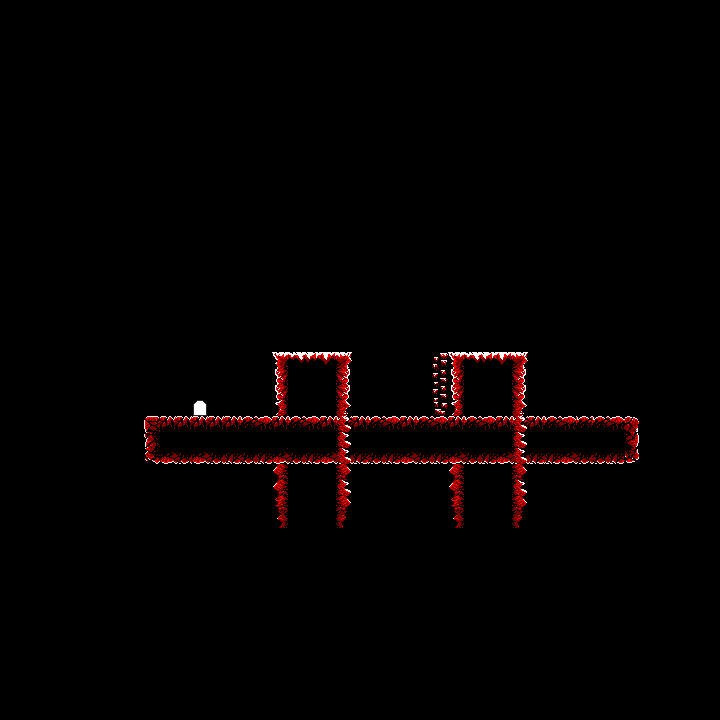

The image is a tile-based game level rendered from a .tmx file. Its description and source (layers, tilesets, objects; grid data summarised) follow:
An orthogonal 45x45 tile map with 16x16 px tiles, 5 tile layers (Floor, Top Floor, Walls, Top Walls, ...) and 38 objects (34x NPC, 2x exit, 2x entrance).

<map version="1.0" tiledversion="1.0.1" orientation="orthogonal" renderorder="right-down" width="45" height="45" tilewidth="16" tileheight="16" nextobjectid="137">
 <tileset firstgid="1" name="tiles_inner" tilewidth="16" tileheight="16" tilecount="256" columns="16">
  <image source="../../images/tiles/tiles_volcano.png" width="256" height="256" />
 </tileset>
 <objectgroup name="Objects" visible="0">
  <object id="130" name="lava 29" type="NPC" x="576" y="528" width="16" height="16" />
  <object id="127" name="lava 28" type="NPC" x="576" y="512" width="16" height="16" />
  <object id="128" name="lava 27" type="NPC" x="576" y="496" width="16" height="16" />
  <object id="131" name="lava 26" type="NPC" x="576" y="480" width="16" height="16" />
  <object id="129" name="lava 25" type="NPC" x="576" y="464" width="16" height="16" />
  <object id="132" name="lava 24" type="NPC" x="576" y="448" width="16" height="16" />
  <object id="117" name="lava 23" type="NPC" x="480" y="528" width="16" height="16" />
  <object id="120" name="lava 22" type="NPC" x="480" y="512" width="16" height="16" />
  <object id="116" name="lava 21" type="NPC" x="480" y="496" width="16" height="16" />
  <object id="124" name="lava 20" type="NPC" x="480" y="480" width="16" height="16" />
  <object id="119" name="lava 19" type="NPC" x="480" y="464" width="16" height="16" />
  <object id="122" name="lava 18" type="NPC" x="480" y="448" width="16" height="16" />
  <object id="118" name="lava 17" type="NPC" x="384" y="528" width="16" height="16" />
  <object id="126" name="lava 16" type="NPC" x="384" y="512" width="16" height="16" />
  <object id="123" name="lava 15" type="NPC" x="384" y="496" width="16" height="16" />
  <object id="125" name="lava 14" type="NPC" x="384" y="480" width="16" height="16" />
  <object id="121" name="lava 13" type="NPC" x="384" y="464" width="16" height="16" />
  <object id="115" name="lava 12" type="NPC" x="384" y="448" width="16" height="16" />
  <object id="113" name="lava 11" type="NPC" x="288" y="528" width="16" height="16" />
  <object id="46" name="lava 10" type="NPC" x="288" y="512" width="16" height="16" />
  <object id="45" name="lava 9" type="NPC" x="288" y="496" width="16" height="16" />
  <object id="44" name="lava 8" type="NPC" x="288" y="480" width="16" height="16" />
  <object id="43" name="lava 7" type="NPC" x="288" y="464" width="16" height="16" />
  <object id="42" name="lava 6" type="NPC" x="288" y="448" width="16" height="16" />
  <object id="41" name="lava 5" type="NPC" x="192" y="528" width="16" height="16" />
  <object id="40" name="lava 4" type="NPC" x="192" y="512" width="16" height="16" />
  <object id="36" name="lava 3" type="NPC" x="192" y="496" width="16" height="16" />
  <object id="37" name="lava 2" type="NPC" x="192" y="480" width="16" height="16" />
  <object id="38" name="lava 1" type="NPC" x="192" y="464" width="16" height="16" />
  <object id="39" name="lava 0" type="NPC" x="192" y="448" width="16" height="16" />
  <object id="134" name="monshou" type="NPC" x="480" y="320" width="16" height="16" />
  <object id="133" name="shrine" type="NPC" x="480" y="336" width="16" height="16" />
  <object id="136" name="chest 0" type="NPC" x="576" y="400" width="16" height="16" />
  <object id="135" name="npc 0" type="NPC" x="352" y="400" width="16" height="16" />
  <object id="29" name="x1" type="exit" x="576" y="400" width="16" height="16">
   <properties>
    <property name="nextlevel" value="worldmap.tmx" />
    <property name="nextlevelentrance" type="int" value="8" />
   </properties>
  </object>
  <object id="28" name="1" type="entrance" x="576" y="400" width="16" height="16">
   <properties>
    <property name="playerfacing" value="N" />
   </properties>
  </object>
  <object id="16" name="x0" type="exit" x="192" y="400" width="16" height="16">
   <properties>
    <property name="nextlevel" value="volcano-4.tmx" />
    <property name="nextlevelentrance" type="int" value="1" />
   </properties>
  </object>
  <object id="8" name="0" type="entrance" x="192" y="400" width="16" height="16">
   <properties>
    <property name="playerfacing" value="E" />
   </properties>
  </object>
 </objectgroup>
 <layer name="Floor" width="45" height="45">
  <properties>
   <property name="edgeExitNextEntID" type="int" value="8" />
   <property name="edgeExitNextMapName" value="worldmap.tmx" />
   <property name="tileset" value="tiles_inner" />
  </properties>
  <data>[2025 cells, 2025 non-empty, 1 distinct tile ids]</data>
 </layer>
 <layer name="Top Floor" width="45" height="45">
  <properties>
   <property name="tileset" value="tiles_inner" />
  </properties>
  <data>[2025 cells, 16 non-empty, 7 distinct tile ids]</data>
 </layer>
 <layer name="Walls" width="45" height="45">
  <properties>
   <property name="collidable" value="true" />
   <property name="tileset" value="tiles_inner" />
  </properties>
  <data>[2025 cells, 119 non-empty, 18 distinct tile ids]</data>
 </layer>
 <layer name="Top Walls" width="45" height="45">
  <properties>
   <property name="tileset" value="tiles_inner" />
  </properties>
  <data>[2025 cells, 6 non-empty, 2 distinct tile ids]</data>
 </layer>
 <layer name="Overhead" width="45" height="45">
  <properties>
   <property name="overhead" value="true" />
   <property name="tileset" value="tiles_inner" />
  </properties>
  <data>[2025 cells, 20 non-empty, 5 distinct tile ids]</data>
 </layer>
</map>
